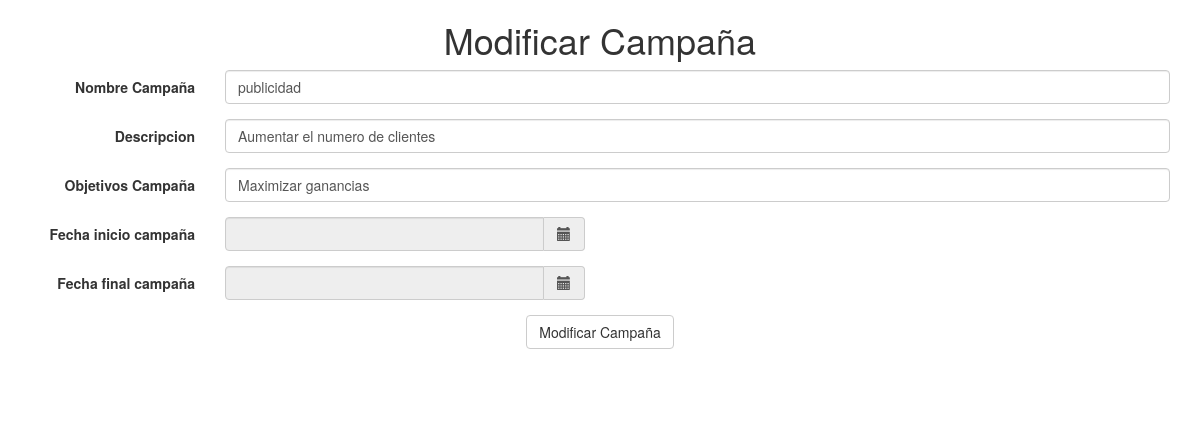
Page /Campanas/editar/72 on the committed database.
### tables this page shows
CREATE TABLE `campanas` (
  `id_campana` int(11) NOT NULL,
  `nombre_campana` varchar(50) DEFAULT NULL,
  `descripcion` varchar(100) DEFAULT NULL,
  `objetivos` varchar(500) DEFAULT NULL,
  `fecha_inicio` varchar(15) NOT NULL,
  `fecha_final` varchar(15) NOT NULL,
  `fid_cliente` int(11) DEFAULT NULL
);

### application/controllers/Campanas.php (called while the page is built, shortened)
<?php
class Campanas extends CI_Controller {
  public function __construct(){
    $this->load->model('campanas_model');
    $this->load->model('consultas');
    $this->load->helper('url_helper');
    $this->load->helper('url');
    $this->load->database();
  }
  public function editar(){
    $id=$this->uri->segment(3);
    $obtenerEnlace = $this ->campanas_model->obtenerEnlace($id);
            if ($obtenerEnlace!=FALSE) {
                foreach ($obtenerEnlace->result() as $row) {
                    $id_campana=$id;
                    $nombre_campana=$row->nombre_campana;
                    $descripcion=$row->descripcion;
                    $objetivos=$row->objetivos;
                    $fecha_inicio=$row->fecha_inicio;
                    $fecha_final=$row->fecha_final;
                    $fid_cliente=$row->fid_cliente;
                }
                $data = array(
                    'id_campana'=>$id_campana,
                    'nombre_campana'=>$nombre_campana,
                    'descripcion'=>$descripcion,
                    'objetivos'=>$objetivos,
                    'fecha_inicio'=>$fecha_inicio,
                    'fecha_final'=>$fecha_final,
                    'fid_cliente'=>$fid_cliente);
            }
            else{
                    $data=' ';
                return FALSE;
            }
    $this->load->view('community/editar_campanas_view',$data);
    }
}

### index.php (called while the page is built, shortened)
<?php
require_once BASEPATH.'core/CodeIgniter.php';

### application/models/Campanas_model.php (called while the page is built, shortened)
<?php
class Campanas_model extends CI_Model {
    function obtenerEnlace($id){
    $this->db->where('id_campana',$id);
    $query=$this->db->get('campanas');
    if ($query->num_rows()>0) {
      return $query;
    }else
    {
      return FALSE;
    }
  }
}

### application/views/community/editar_campanas_view.php (the view, shortened to what this page needs)
<!DOCTYPE html>
<html>
<head>
  	<link rel="stylesheet" type="text/css" href="//netdna.bootstrapcdn.com/bootstrap/3.1.1/css/bootstrap.min.css">
  	<link rel="stylesheet" href="<?php echo base_url() ?>bower_components/eonasdan-bootstrap-datetimepicker/build/css/bootstrap-datetimepicker.min.css" />
</head>
<body>
<div class="container" align="center">
	<h1>Modificar Campaña</h1>
		<form class="form-horizontal"  method="POST"  action="<?php echo base_url();?>Campanas/editarEnlace/<?=$id_campana?>">
			  <div class="form-group">
			    <label  class="col-lg-2 control-label">Nombre Campaña</label>
				<div class="col-lg-10">
			  		<input type="text" class="form-control" name="txtnombre_campana" placeholder="Ingrese el nombre de la Campaña" required="" value="<?=$nombre_campana?>">
				</div>
				 </div>
			  <div class="form-group">
			    <label  class="col-lg-2 control-label">Descripcion</label>
				<div class="col-lg-10">
			  		<input type="text" class="form-control" name="txtdescripcion" placeholder="Ingrese la descripcion de la campaña" required="" value="<?=$descripcion?>">
				</div>
				 </div>
			  <div class="form-group">
			    <label  class="col-lg-2 control-label">Objetivos Campaña</label>
				<div class="col-lg-10">
			  		<input type="text" class="form-control" name="txtobjetivos" placeholder="Ingrese los objetivos de la campaña" required="" value="<?=$objetivos?>">
				</div>
				 </div>
			<div class="form-group">
               	<label  class="col-lg-2 control-label">Fecha inicio campaña</label>
               	 <div class="col-lg-4">
                   <div class='input-group date' id='from'>
                       <input type='text' name="from" class="form-control" readonly required="" />
                       <span class="input-group-addon"><span class="glyphicon glyphicon-calendar"></span>
                   </div>
                   </div>
               </div>
               <div class="form-group">
                   <label  class="col-lg-2 control-label">Fecha final campaña</label>
                   <div class="col-lg-4">
                   <div class='input-group date' id='to'>
                       <input type='text' name="to" class="form-control" required=""  readonly />
                       <span class="input-group-addon"><span class="glyphicon glyphicon-calendar"></span>
                   </div>
                   </div>
               </div>
			  <div class="form-group">
			    <div class=" col-lg-12">
			      <button type="submit" class="btn btn-default">Modificar Campaña</button>
			    </div>
			  </div>
		<br>
		<br>
</div>
</body>
</html>

### rows in the picture
campanas: txtnombre_campana "publicidad", txtdescripcion "Aumentar el numero de clientes", txtobjetivos "Maximizar ganancias"
